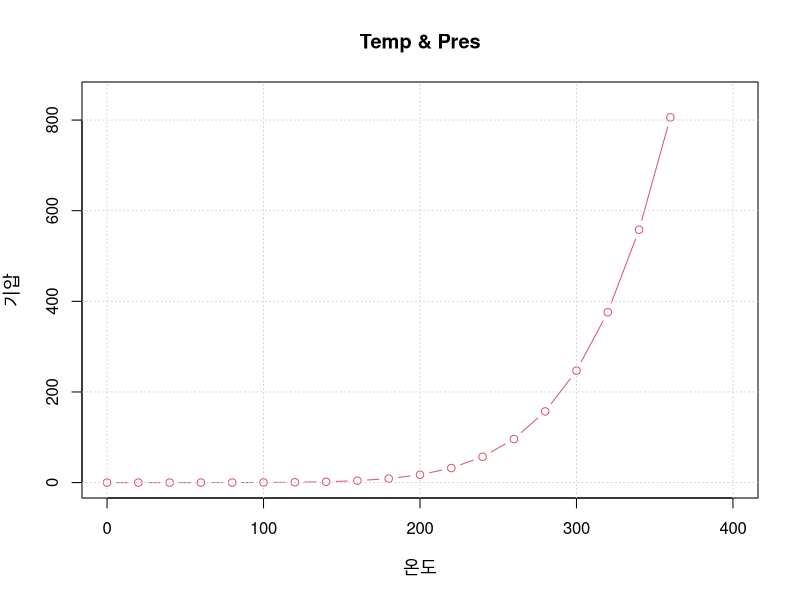

Recreate this plot in R.
data("pressure")

# xlim x축의 범위를 0부터 400까지 설정, ylim y축의 범위를 0부터 850까지 설정
# main 그래프의 제목을 "Temp & Pres"라고 지정
# xlab x축의 제목을 "온도", ylab y축의 제목을 "기압"으로 변경
# cex.lab 축 제목의 크기를 기준 크기의 1.1배로 변경
# col 점의 색상을 2번 red로 지정, col="red"와 같은 명령
plot(pressure, type="b", xlim=c(0, 400), ylim=c(0, 850), main="Temp & Pres", xlab="온도", ylab="기압", cex.lab=1.1, col=2)

grid()